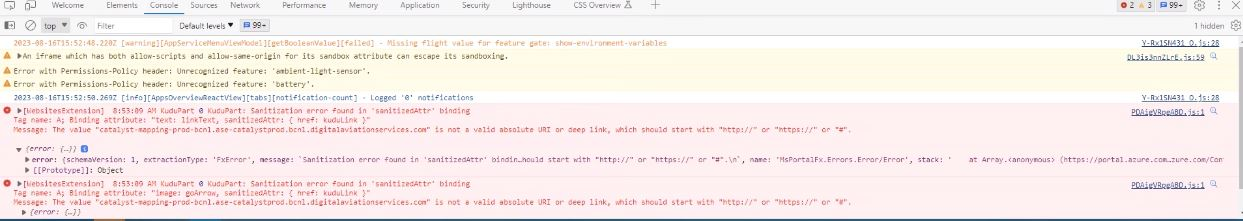
#> input picture error.JPG, 1243 x 221 px, found by its file name
$ python test-img.py
#> lines starting #> are read from the running program, lines starting #| are printed output that depends on the picture
import cv2
import numpy as np
from matplotlib import pyplot as plt

# OpenCV sample code:
#https://github.com/rchavezj/OpenCV_Projects/tree/master/Sec02_Image_Manipulations/02_Rotations

input = cv2.imread('error.jpg')
#> input is the input picture: shape (221, 1243, 3); mean B, G, R 233.7, 236.2, 245.5
img = cv2.cvtColor(input, cv2.COLOR_BGR2RGB)
#plt.imshow(img)
#plt.title('my picture')

# [45 lines left out: functions grayscale, HSV_space, amplify_single_plane, not called in this run]

def histogram():
    color = ('b','g','r')
    for i,col in enumerate(color):
        histogram2 = cv2.calcHist([img],[i],None,[256],[0,256])
        plt.plot(histogram2,color = col)
        plt.xlim([0,256])
    #histogram2 = cv2.calcHist([image],[0],None,[256],[0,256])
    #plt.hist(img.ravel(),256,[0,256])
    plt.show()
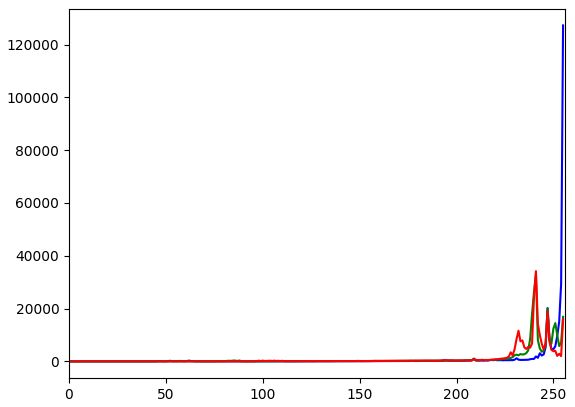
#> figure drawn by matplotlib, 1 panel; curve peaks at x = 255, y = 127240; curve peaks at x = 241, y = 32891; curve peaks at x = 241, y = 34176

# [9 lines left out: function drawingOnImage, not called in this run]


if __name__ == '__main__':
    #grayscale()
    #HSV_space()
    #amplify_single_plane()
    histogram()
